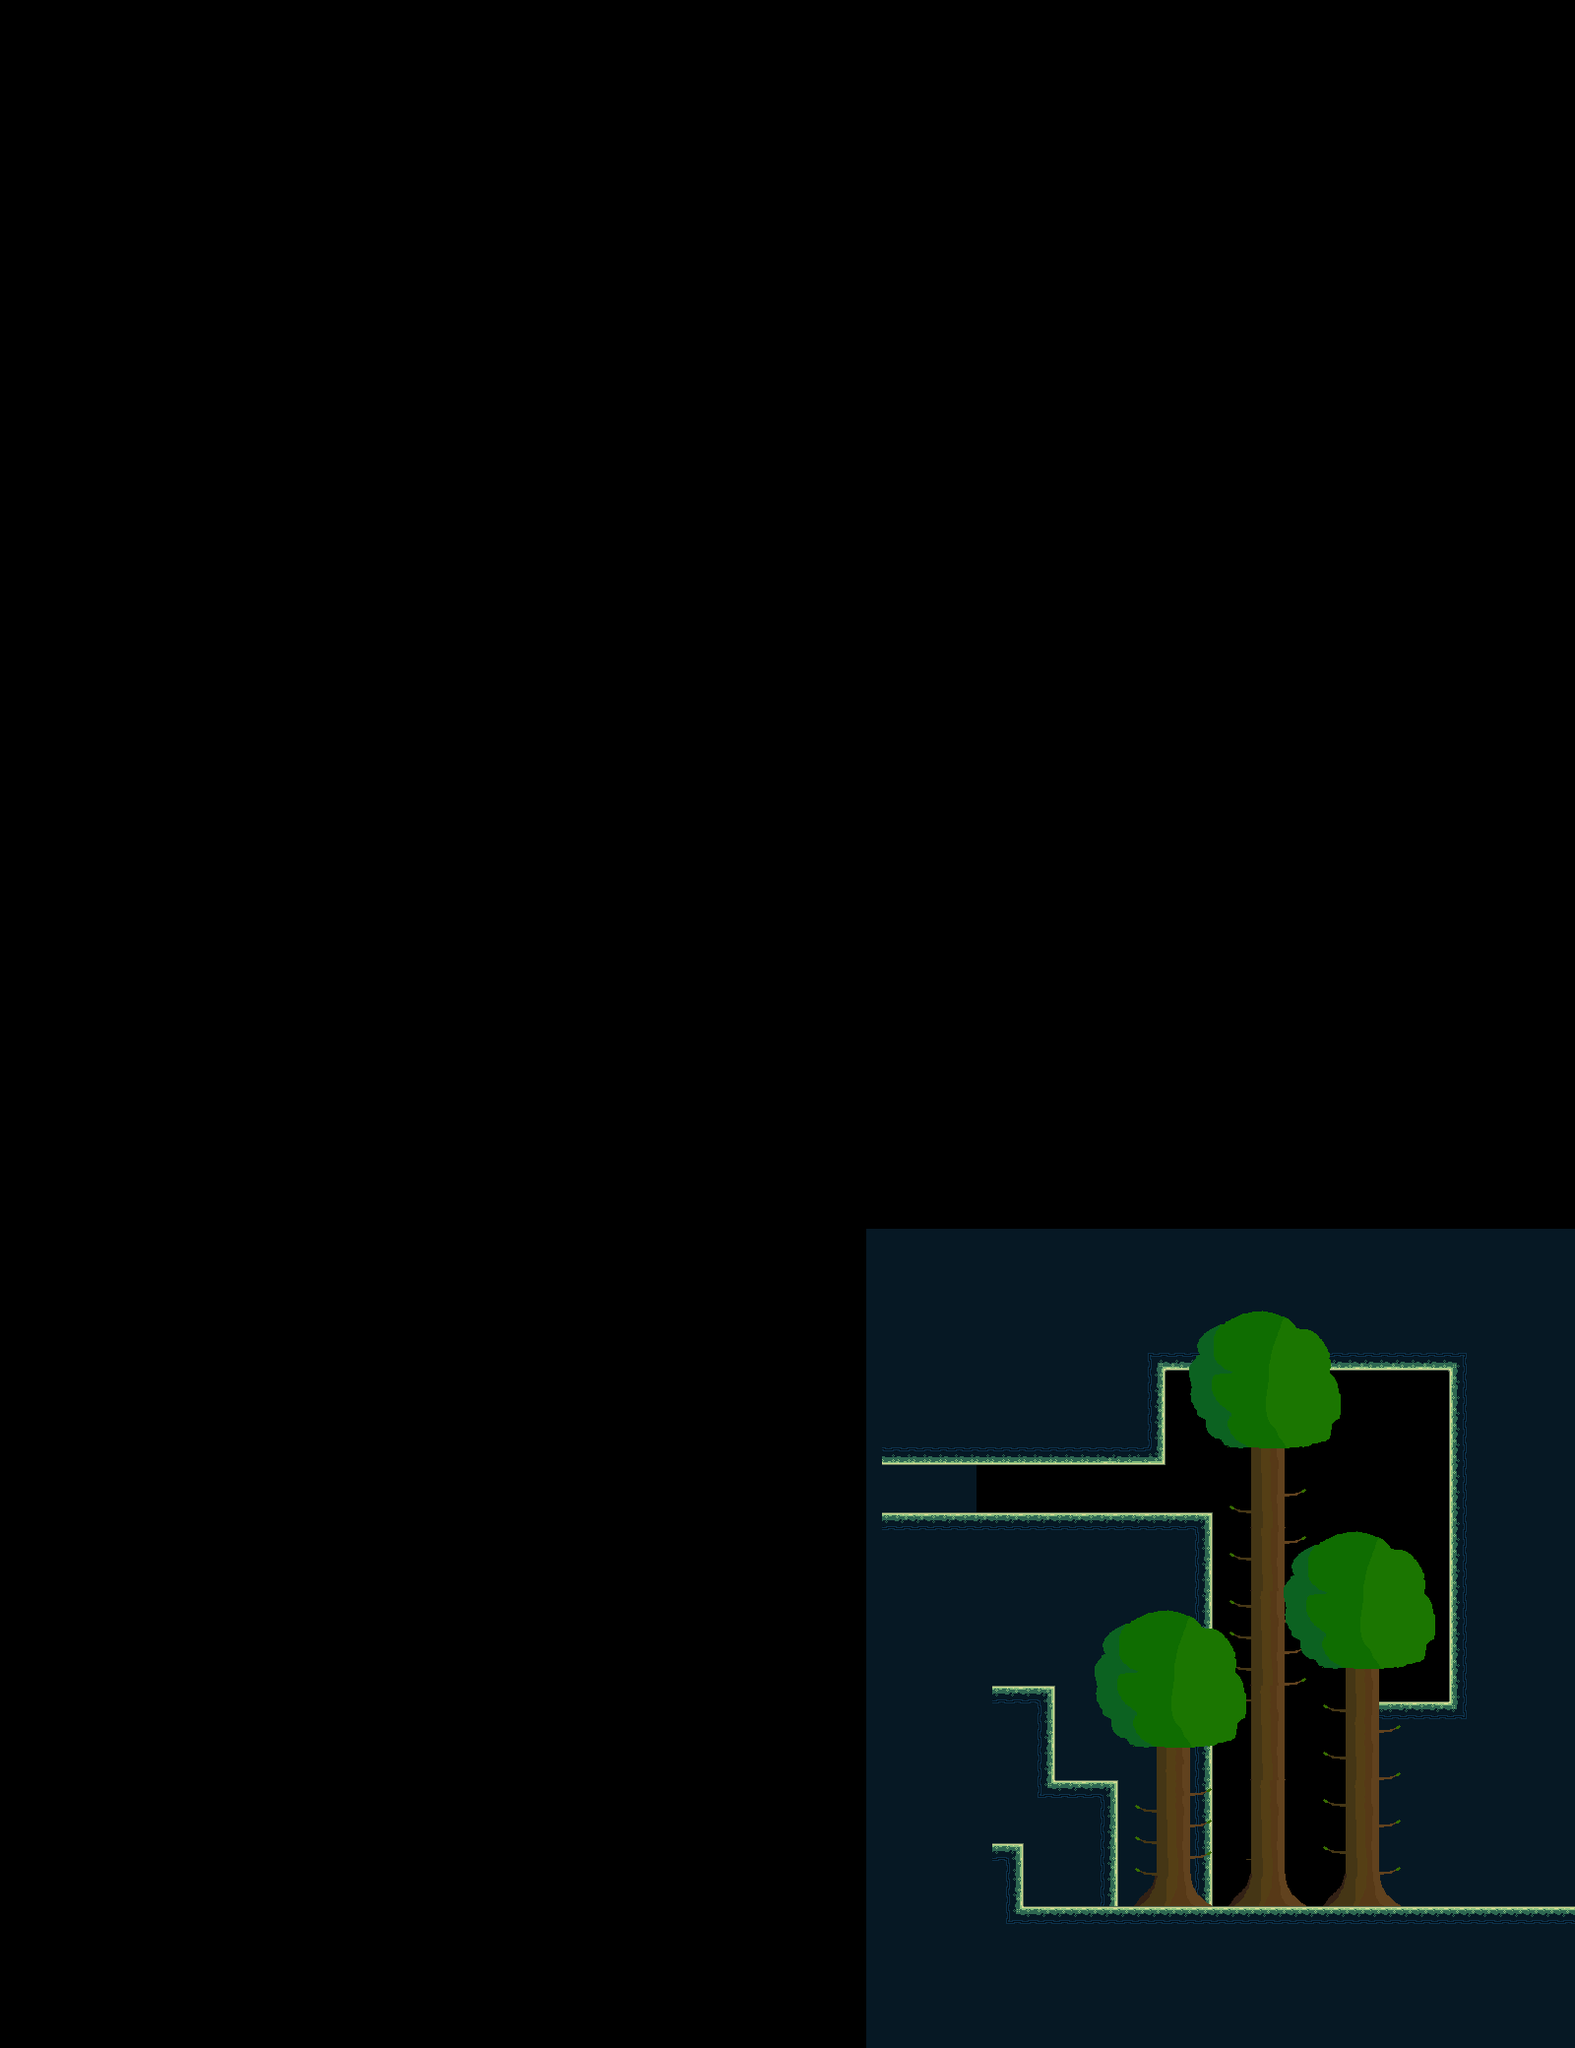

Below is a game level as drawn by its tile map, then a one-line description and the .tmx that defines it (tile-layer data replaced by summaries):
An orthogonal 100x130 tile map with 16x16 px tiles, 4 tile layers (Pisos, troncos, ramas, Arbol), 4 tilesets.

<map version="1.4" tiledversion="1.4.3" orientation="orthogonal" renderorder="right-down" width="100" height="130" tilewidth="16" tileheight="16" infinite="0" nextlayerid="5" nextobjectid="1">
 <tileset firstgid="1" name="PisoGreenOficial" tilewidth="16" tileheight="16" tilecount="144" columns="4">
  <image source="PisoGreen/PisoGreenOficial.png" width="64" height="576" />
 </tileset>
 <tileset firstgid="145" name="Tronco" tilewidth="16" tileheight="16" tilecount="40" columns="5">
  <image source="Tronco.png" width="80" height="128" />
 </tileset>
 <tileset firstgid="185" name="Ramas" tilewidth="16" tileheight="16" tilecount="40" columns="5">
  <image source="Ramas.png" width="80" height="128" />
 </tileset>
 <tileset firstgid="225" name="Arbol" tilewidth="16" tileheight="16" tilecount="121" columns="11">
  <image source="Arbol.png" width="176" height="176" />
 </tileset>
 <layer id="1" name="Pisos" width="100" height="130">
  <data>[13000 cells, 1853 non-empty, 114 distinct tile ids]</data>
 </layer>
 <layer id="2" name="troncos" width="100" height="130">
  <data>[13000 cells, 215 non-empty, 40 distinct tile ids]</data>
 </layer>
 <layer id="3" name="ramas" width="100" height="130">
  <data>[13000 cells, 86 non-empty, 10 distinct tile ids]</data>
 </layer>
 <layer id="4" name="Arbol" width="100" height="130">
  <data>[13000 cells, 282 non-empty, 94 distinct tile ids]</data>
 </layer>
</map>
